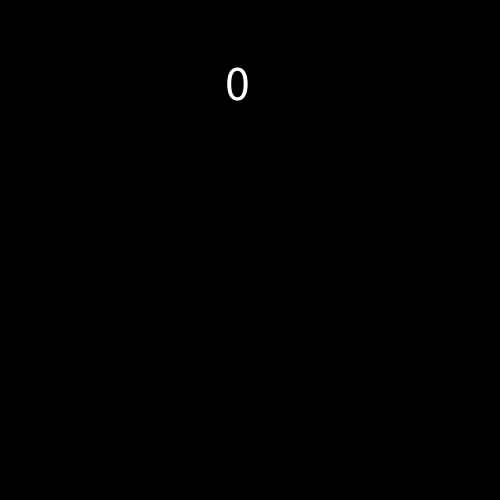
Frame 1 (no input)
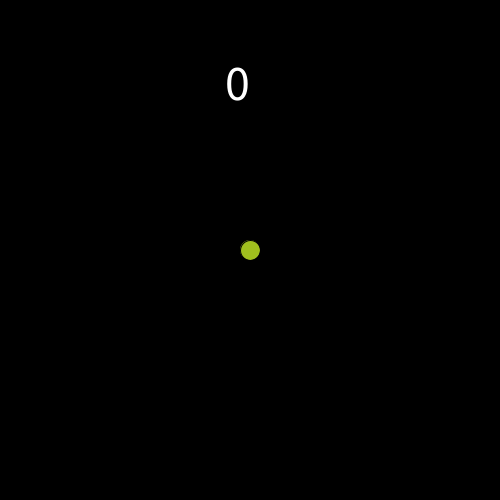
Frame 60 (the mouse pressed at the canvas centre just before this capture)
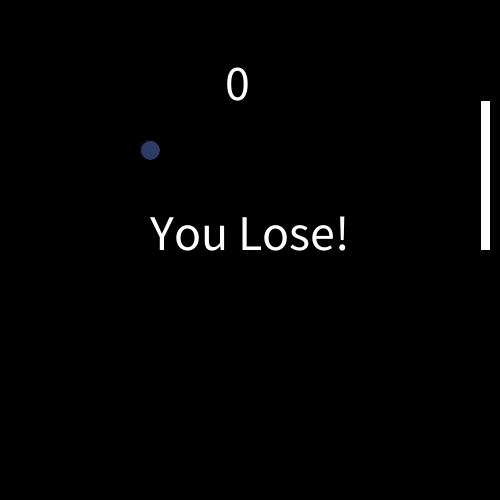
Frame 120 (the mouse held since frame 60 and released just before this capture)

The Processing sketch that drew these frames (run headless with seeded random() and noise(); from frame 60 on, the mouse is pressed at the canvas centre):

// Processing sketch: Final_semester_project
// ── Final_semester_project.pde
//My animation represents the game pong. 
//My animation has a moving ball that bounces on every wall except for the right wall
//You have a blocker that you move with your mouse that prevents the ball from going 
//through the right wall
//If the ball goes through the wall, you lose!
//Each time the ball hits the blocker, your score increases by 1, so you are trying to get
//the highest score possible!
//At first, I couldn't think of what my randomness should be.
//Originally, it was going to be random balls appearing in the background, but that 
//Interfeared with the game ball, so I switched it to the speed of the ball and the 
//effect of when the ball hits the blocker
//I wanted to create for this project a simple, easy, and fun game to code, and I realized
//pong was the perfect game!

boolean gameStart = false;

float x = 250;
float y = 250;
float movingX = random(3, 5);
float movingY = random(3, 5);
int a = 255;
int b = 255;
int hitSize = 150;
float diamHit;
String text = "";
int s = 0;
int red = 0;
int blue = 0;
int green = 0;
void setup() {
  size(500, 500);
}
void draw() {
  background(0);

  fill(red,green,blue);
  red = (int)random(255);
  green = (int)random(255);
  blue = (int)random(255);
  ellipse(x, y, 20, 20);

  fill(b);
  rect(width-20, mouseY-hitSize, 10, 150);



  if (gameStart) {

    x = x + movingX;
    y = y + movingY;
   
  }
    if ( x > width-30 && x < width -20 && y > mouseY-hitSize && y < mouseY+hitSize) {
      movingX = -movingX;
      b = 0;
      s = s + 1;
    } else if (x < 25) {
      movingX = -movingX;
      x = x + movingX;
      a = 0;
    } else {
      a = 255;
      b = 255;
    }

    if (x > width) {
      gameStart = false;
      x = 150;
      y = 150;
      text = "You Lose!";
      movingX = random(6, 9);
      movingY = random(6, 9);
      hitSize = 150;
      s = 0;
    }

  
    if ( y > height || y < 0) {
      movingY = -movingY;
      y = y + movingY;
    }
  
  textSize(50);
  text(text, 150, 250);
  text(s, 225, 100);

  
  
}

void mousePressed() {
  gameStart = true;
  text = "";
}
